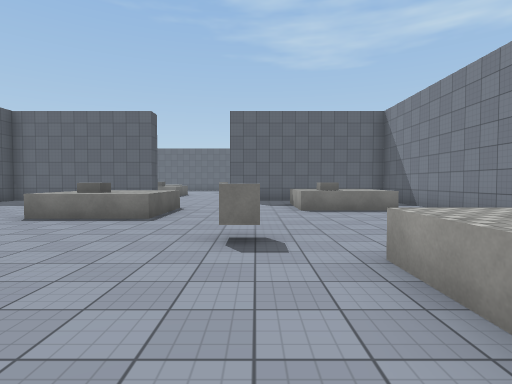
[1] (above)

22 first-person views from a walk through a Unity game level. The camera is 1.5 m above the floor, tilts 2° down and sees 80° across. The floor is counted in squares, 2 m on a side. Each view is taken from the middle of a square. On the plan, view 1 faces up. The plan holds only what a view shows up to about 10 squares ahead; the rest is blank. The place goes on beyond the plan. The player character is not drawn. Surface patterns are stand-ins for the level's own textures.

[2]
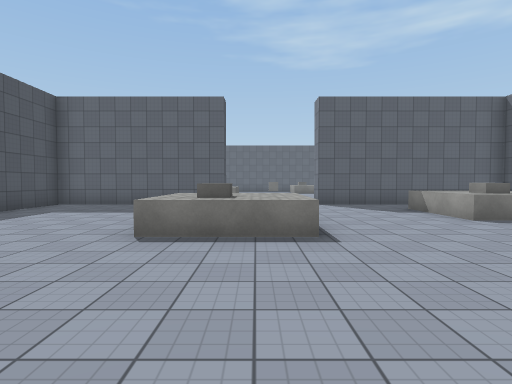

[3]
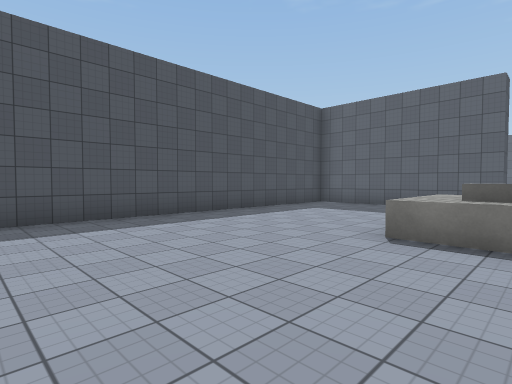

[4]
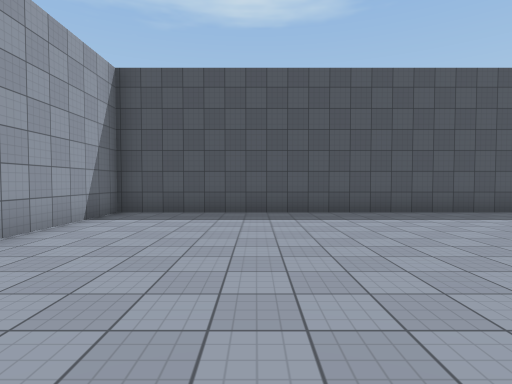

[5]
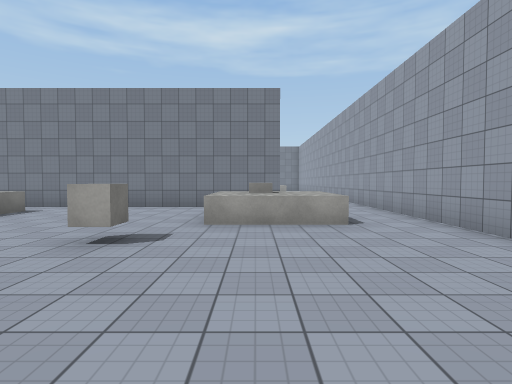

[6]
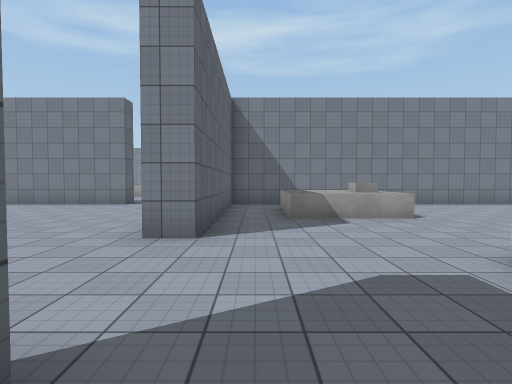

[7]
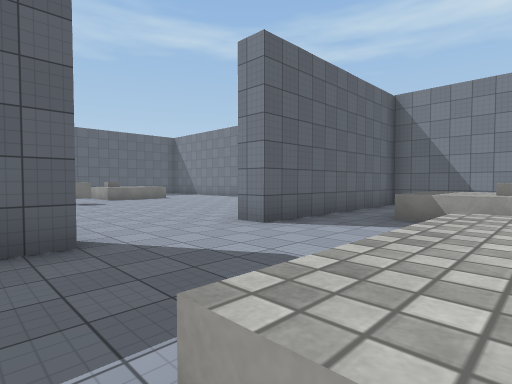

[8]
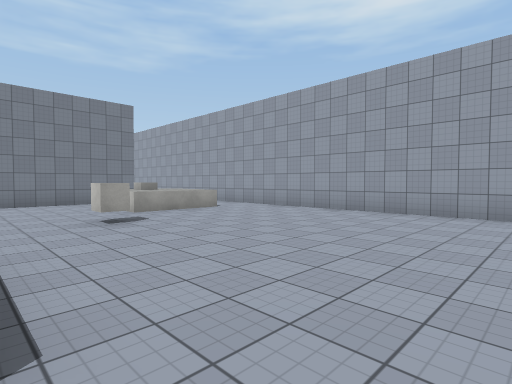

[9]
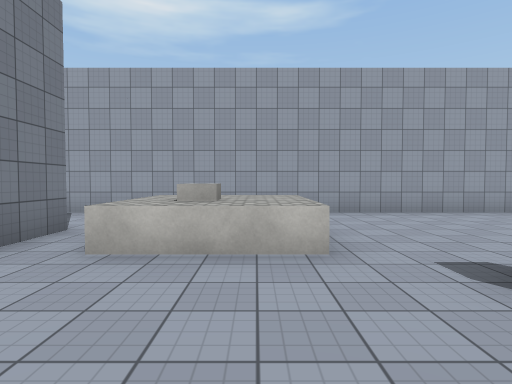

[10]
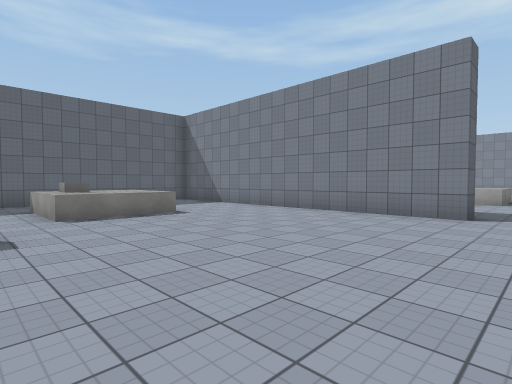

[11]
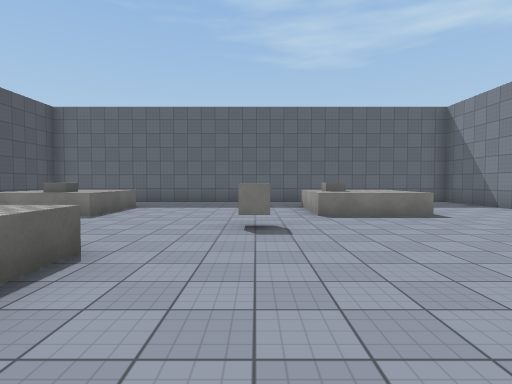

[12]
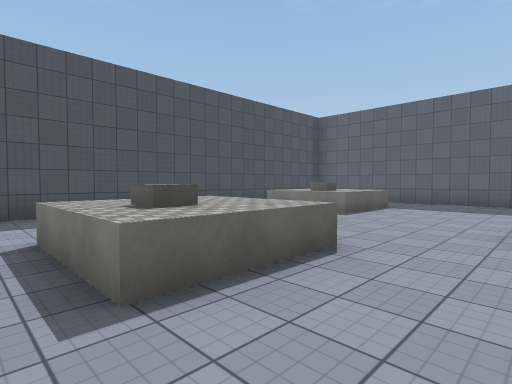

[13]
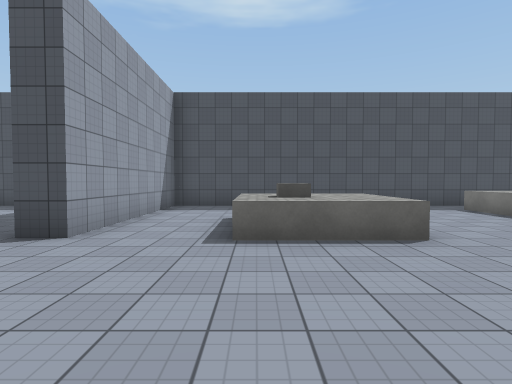

[14]
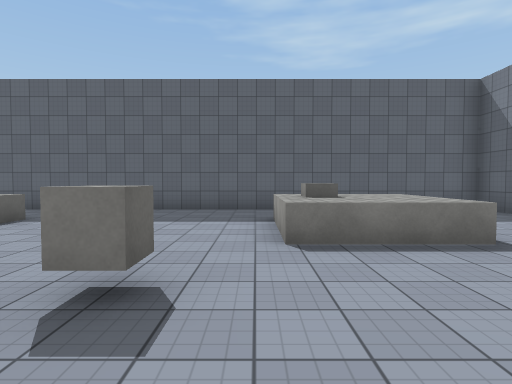

[15]
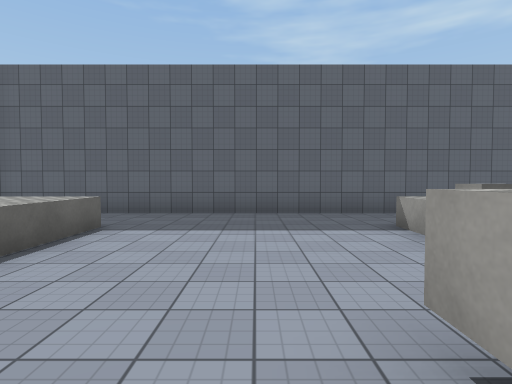

[16]
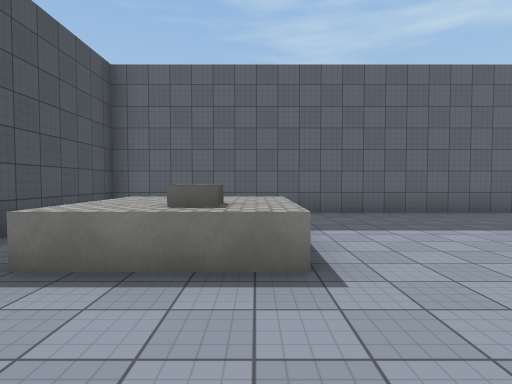

[17]
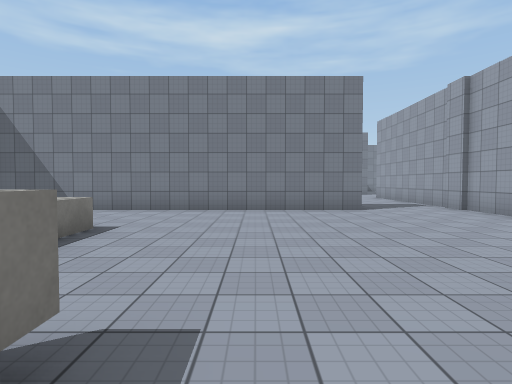

[18]
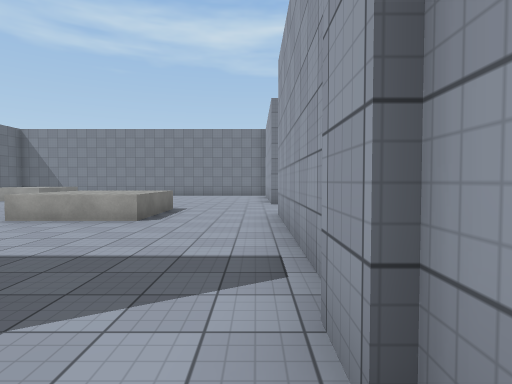

[19]
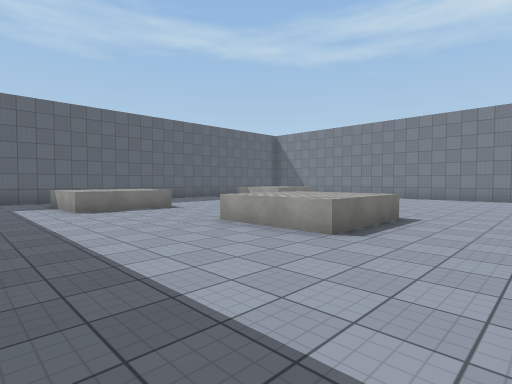

[20]
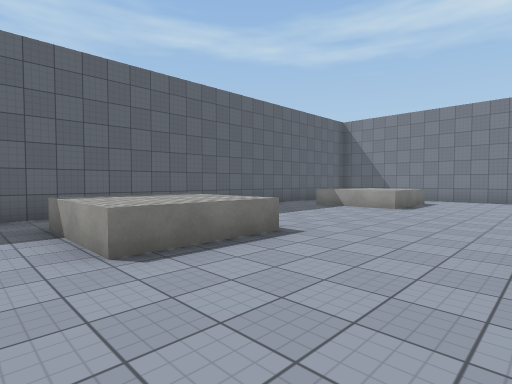

[21]
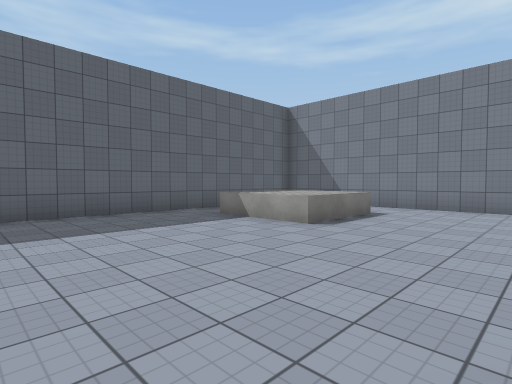

[22]
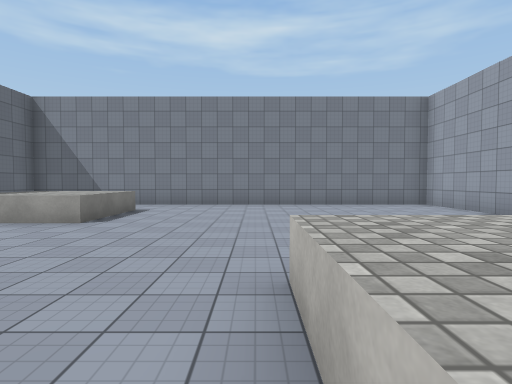

### Floor plan
Key: @ floor where view 1 was taken; # wall or solid block; . floor; ^ raised ledge; C cube.
Columns run from 10 left of view 1 to 20 right of it. Each row starts with its distance up from view 1.
 26  ##############  #############
 25 #  ........    # ..   .....   #
 24 #   .......   .# ..   .....   #
 23 # ^^^.....^^...# .^^^.....^^^ #
 22 #.^^^.....C^...# .^^^.....^^^.#
 21 #.^CC.....^^...# ..^^.........#
 20 #..............# .............#
 19 #  .....C......# .............#
 18 #   ...........#..............#
 17 #   ^^^........#....^^^  .....#
 16 #   ^C^........#....^^^ ......#
 15 #...^C^.......................#
 14 #.............................#
 13 #........................  ...#
 12 ######....###########   #  ####
 11 #..............#
 10 #...........^^.#
  9 #...........C^.#
  8 #.....^^....C^.#
  7 #.....CC.......#
  6 #.....^^.......#
  5 #..............#
  4 #.........C....#
  3 #...........^^.#
  2 #...........^C.#
  1 #...........^^..
  0 #.........@......
 -1 #................
 -2 ##################

Where each view was taken, in squares from view 1:
view 1: 0 up, 0 right, facing up
view 2: 2 up, 3 left, facing up
view 3: 2 up, 3 left, facing up-left
view 4: 2 up, 2 left, facing left
view 5: 2 up, 4 left, facing right
view 6: 11 up, 5 left, facing right
view 7: 8 up, 5 left, facing up-right
view 8: 6 up, 6 left, facing down-right
view 9: 6 up, 2 right, facing down
view 10: 14 up, 2 left, facing up-right
view 11: 14 up, 2 left, facing up
view 12: 14 up, 2 left, facing up-left
view 13: 15 up, 0 right, facing left
view 14: 17 up, 1 left, facing up
view 15: 18 up, 3 left, facing up
view 16: 18 up, 6 left, facing up
view 17: 18 up, 3 left, facing right
view 18: 13 up, 4 right, facing right
view 19: 13 up, 6 right, facing up-right
view 20: 18 up, 7 right, facing up-right
view 21: 18 up, 11 right, facing up-right
view 22: 18 up, 10 right, facing right
